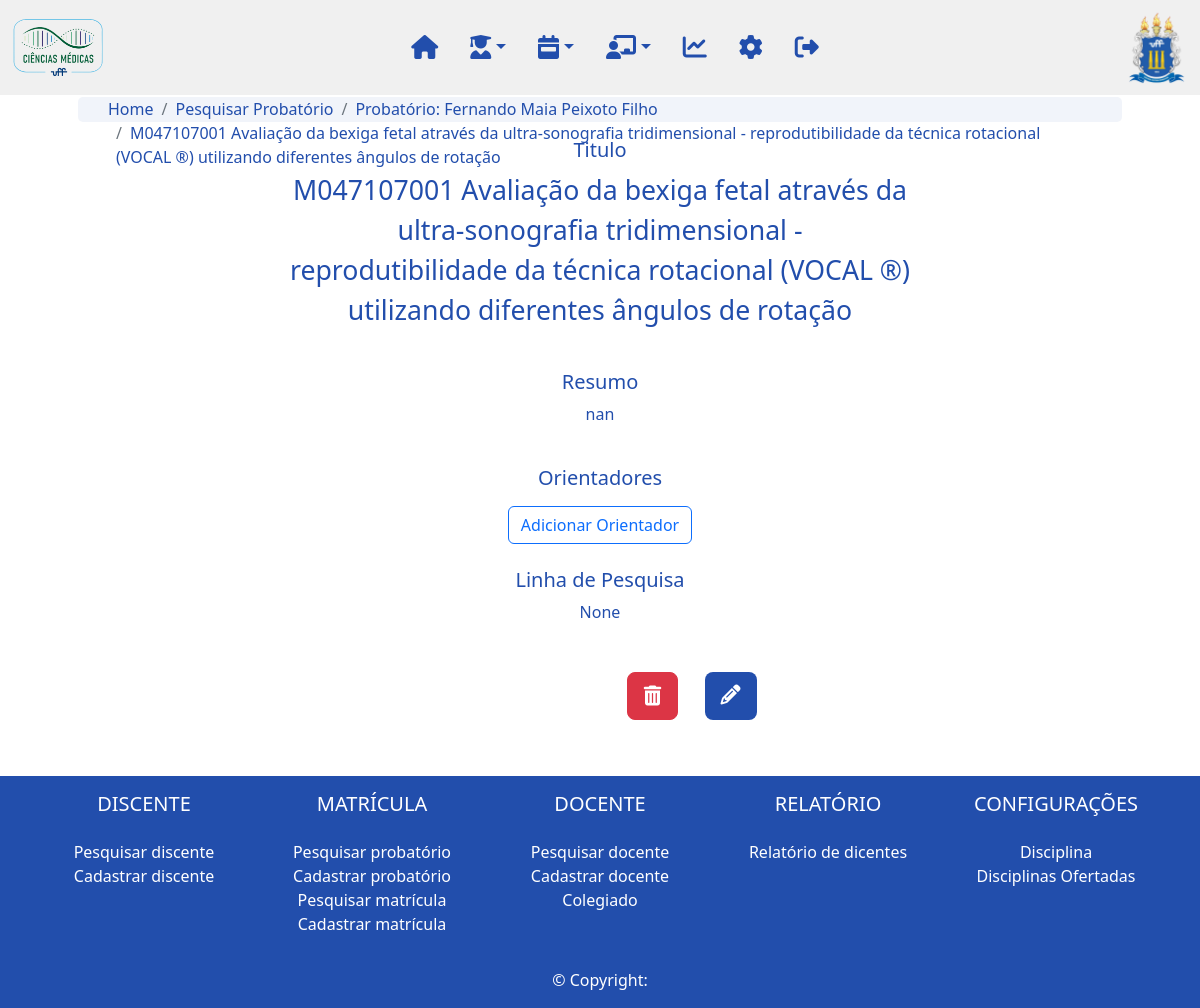
Page /matricula/probatorio/trabalho_final/1/ on the committed database.
### matricula/models.py (models this page shows, shortened)
class Probatorio(models.Model):
    data_inscricao = models.DateField(verbose_name='Data da inscrição:')
    nota = models.OneToOneField(Nota, on_delete=models.DO_NOTHING, related_name='probatorio_nota', null=True, verbose_name='Nota:')
    aluno = models.OneToOneField(Aluno, on_delete=models.CASCADE, related_name='probatorio_aluno', verbose_name='Aluno:')
    grau = models.ForeignKey(Grau, on_delete=models.CASCADE, related_name='probatorio_grau', verbose_name='Grau de Aplicação:')
    nota_selecao = models.FloatField(validators=[MaxValueValidator(100),MinValueValidator(0)])
    data_limite = models.DateField()
    probatorio = models.BooleanField(default=True)
    linha_pesquisa = models.ForeignKey(LinhaPesquisa, on_delete=models.DO_NOTHING, null=True, blank=True)
    slug = models.SlugField(max_length=250, unique_for_date='dt_cadastro')
    updated = models.DateTimeField(auto_now=True)
    dt_cadastro = models.DateTimeField(auto_now=True)
    cadastrado_por = models.ForeignKey(User, on_delete=models.DO_NOTHING, related_name='probatorio_cadastrado_por')
    def __str__(self):
        return self.aluno.nome

class TrabalhoFinal(models.Model):
    titulo = models.CharField(max_length=200)
    resumo = models.TextField()
    diploma = models.BooleanField(null=True, blank=True)
    dt_diploma = models.DateField(null=True, blank=True)
    matricula = models.OneToOneField(Matricula, on_delete=models.CASCADE, null=True, related_name="matricula_trabalho_final")
    probatorio = models.OneToOneField(Probatorio, on_delete=models.CASCADE, null=True, related_name="probatorio_trabalho_final")
    versao_final = models.OneToOneField(VersaoFinal, on_delete=models.DO_NOTHING, null=True, related_name="versao_final_trabalho_final")
    nota = models.OneToOneField(Nota, on_delete=models.CASCADE, null=True, related_name="nota_trabalho_final")
    slug = models.SlugField(max_length=250, unique_for_date='dt_cadastro')
    dt_cadastro = models.DateTimeField(auto_now=True)
    updated = models.DateTimeField(auto_now=True)
    cadastrado_por = models.ForeignKey(User, on_delete=models.DO_NOTHING, related_name='trabalho_final_cadastrado_por')
    def __str__(self):
        return str(self.matricula.numero)+' '+str(self.titulo)
    class Meta:
        verbose_name_plural = "Trabalhos Finais"

class Matricula(models.Model):
    STATUS_CHOICES = (
        ('Ativo', 'Ativo'),
        ('Titulado', 'Titulado'),
        ('Jubilado', 'Jubilado'),
        ('Abandono', 'Abandono')
    )
    numero = models.CharField(max_length=10, verbose_name='Número:')
    probatorio = models.ForeignKey(Probatorio, on_delete=models.CASCADE, related_name='matricula_probatorio', verbose_name='Probatório:')
    dt_matricula = models.DateField(verbose_name="Data de Matrícula:")
    curso = models.ForeignKey(Curso, on_delete=models.DO_NOTHING, related_name="matricula_curso", null=True, blank=True, verbose_name='Curso:')
    requisita_bolsa = models.BooleanField(verbose_name='Requisita bolsa:')
    cotista = models.BooleanField(verbose_name='Cotista:')
    status = models.CharField(max_length=20, choices=STATUS_CHOICES, default=STATUS_CHOICES[0][0], verbose_name='Status:')
    linha_pesquisa = models.ForeignKey(LinhaPesquisa, on_delete=models.DO_NOTHING, null=True, blank=True)
    grau = models.ForeignKey(Grau, on_delete=models.CASCADE, related_name='matricula_grau', verbose_name='Grau de Aplicação:')
    slug = models.SlugField(max_length=250, unique_for_date='dt_cadastro')
    updated = models.DateTimeField(auto_now=True)
    dt_cadastro = models.DateTimeField(auto_now=True)
    cadastrado_por = models.ForeignKey(User, on_delete=models.DO_NOTHING, related_name='matricula_cadastrado_por')
    class Meta:
        verbose_name = "matricula"

### aluno/models.py (models this page shows, shortened)
class Aluno(models.Model):
    nome = models.CharField(max_length=200, verbose_name="Nome:")
    cpf = models.CharField(max_length=14, verbose_name='CPF:', blank=True)
    nome_pai = models.CharField(max_length=200, null=True, blank=True, verbose_name='Nome do pai:')
    nome_mae = models.CharField(max_length=200, null=True, blank=True, verbose_name="Nome da mãe:")
    naturalidade = models.ForeignKey(UnidadeFederativa, on_delete=models.CASCADE, null=True, blank=True, verbose_name="Naturalidade:")
    nacionalidade = models.CharField(max_length=100, null=True, blank=True, verbose_name="Nacionalidade:")
    dt_nascimento = models.DateField()
    estado_civil = models.ForeignKey(EstadoCivil, on_delete=models.CASCADE, null=True, blank=True, verbose_name="Estado civil:")
    identidade = models.CharField(max_length=12, verbose_name="Identidade:")
    identidade_uf = models.CharField(max_length=2, verbose_name="UF:")
    identidade_orgao = models.CharField(max_length=100, verbose_name="Orgão expedidor:")
    sexo = models.ForeignKey(Sexo, on_delete=models.CASCADE, null=True, blank=True, verbose_name="Sexo:")
    email = models.EmailField(null=True, blank=True, verbose_name="Email:")
    etnia = models.ForeignKey(Etnia, on_delete=models.CASCADE, blank=True, null=True, verbose_name="Raça/Etnia:")
    portador_deficiencia = models.BooleanField()
    portador_deficiencia_qual = models.CharField(max_length=200, verbose_name="Qual deficiência:*", blank=True, null=True)
    foto = models.ImageField(null=True, blank=True, upload_to='img')
    status = models.OneToOneField(Status, on_delete=models.CASCADE, related_name='aluno_status')
    endereco = models.OneToOneField(Endereco, on_delete=models.CASCADE, related_name='aluno_endereco', null=True)
    graduacao = models.OneToOneField(Graduacao, on_delete=models.CASCADE, related_name='aluno_graduacao', null=True)
    ensino_medio = models.OneToOneField(EnsinoMedio, on_delete=models.CASCADE, related_name='aluno_ensino_medio', null=True)
    titulacao = models.OneToOneField(Titulacao, on_delete=models.CASCADE, related_name='aluno_titulacao', null=True)
    trabalho = models.OneToOneField(Trabalho, on_delete=models.CASCADE, related_name='aluno_trabalho', null=True)
    residencia = models.OneToOneField(Residencia, on_delete=models.CASCADE, related_name='aluno_residencia', null=True)
    slug = models.SlugField(max_length=250, unique_for_date='dt_cadastro')
    updated = models.DateTimeField(auto_now=True)
    dt_cadastro = models.DateTimeField(auto_now=True)
    cadastrado_por = models.ForeignKey(User, on_delete=models.CASCADE, related_name='aluno_cadastrado_por')

### matricula/views.py (the view)
# urls.py: path('probatorio/trabalho_final/<int:probatorio>/', detalhe_trabalho_final_probatorio, name="detalhe_trabalho_final_probatorio"),
def detalhe_trabalho_final_probatorio(request, probatorio):
    probatorio = Probatorio.objects.get(slug=probatorio)
    trabalho_final = TrabalhoFinal.objects.get(probatorio=probatorio)
    coorientador = None # Implementar coorientador
    return render(request, 'detalhe_trabalho_final_probatorio.html', {'probatorio':probatorio, 'pagina':'Trabalho Final', 'trabalho_final':trabalho_final, 'coorientador': coorientador})

### matricula/templates/detalhe_trabalho_final_probatorio.html (shortened to what this page needs)
{% extends "base.html" %}
{% load static %}
{% load crispy_forms_tags %}
{% block content %}
    {% include 'navbar.html' %}
    <div class="body container px-5">
        <nav aria-label="breadcrumb">
            <ol class="breadcrumb">
              <li class="breadcrumb-item"><a href="{% url 'home'%}">Home</a></li>
              <li class="breadcrumb-item"><a href="{% url 'matricula:lista_probatorio' %}">Pesquisar Probatório</a></li>
              <li class="breadcrumb-item"><a href="{% url 'matricula:detalhe_probatorio' probatorio.slug %}">Probatório: {{probatorio}}</a></li>
              <li class="breadcrumb-item active" aria-current="page"><a href="{% url 'matricula:detalhe_trabalho_final_probatorio' probatorio.slug %}">{{trabalho_final}}</a></li>
            </ol>
          </nav>
        <div class='text-center my-3 row gap-4' style="padding:0% 20%;">
            <div class="">
                <div class="">
                    <h5>Titulo</h5>
                </div>
                <div>
                    <p style="font-size:20pt;">
                    {{trabalho_final}}
                    </p>
                </div>
            </div>
            <div>
                <div>
                    <h5>Resumo</h5>
                </div>
                <div class="">
                    <p class="text-center" style="text-align: justify;">
                    {{trabalho_final.resumo}}
                    </p>
                </div>
            </div>
            <div>
                <div>
                    <h5>Orientadores</h5>
                </div>
                <div>
                     <a class="btn btn-outline-primary" href="{% url 'matricula:cadastra_orientacao_probatorio' probatorio.slug trabalho_final.slug %}">Adicionar Orientador</a>
                </div>
            </div>
            <div>
                <div>
                    <h5>Linha de Pesquisa</h5>
                </div>
                <div>
                    <p>
                    {{probatorio.linha_pesquisa}}
                    </p>
                </div>
            </div>
            <div class= 'd-flex justify-content-end'>
                <div class="w-50 my-2 row">
                    <div class="col-3 d-flex justify-content-end">
                        <div data-toggle="tooltip" data-placement="right" title="Deletar aluno">
                            <a class="btn btn-danger btn-lg" data-toggle="modal" data-target="#confirma-deletar">
                                <i class="fa-solid fa-trash-can"></i>
                            </a>
                        </div>
                    </div>
                    <div class="col-3 d-flex justify-content-end">
                        <a class="btn btn-primary btn-lg" href="#edita-trabalho" data-toggle="tooltip" data-placement="right" title="Editar cadastro de aluno"><i class="fa-solid fa-pencil"></i></a>
                    </div>
                </div>
            </div>
        </div>
    </div>
{% include 'footer.html' %}
{% endblock %}

### static/css/styles.css (style rules this page uses)
html { height:100% }
body { height: 100%; }
.body { position:relative; padding-top: 80pt; color: #224EAC; min-height: 80%; }
a { text-decoration: none; }
.btn-primary { background-color: #224EAC !important; border-style: none !important; }
h5 { text-align: center; }
.breadcrumb { margin-top: -10px; border-radius: 5px; background-color: #224EAC10; height: 25px; padding: 0px 30px; }
.breadcrumb a { color: #224EAC; }
.breadcrumb-item.active { font-weight: 500; }

### rows in the picture
Probatorio: aluno.nome "Fernando Maia Peixoto Filho", linha_pesquisa "None"
TrabalhoFinal: matricula+titulo "M047107001 Avaliação da bexiga fetal através da ultra-sonografia tridimensional - reprodutibilidade da técnica rotacional (VOCAL ®) utilizando diferentes ângulos de rotação", resumo "nan"
